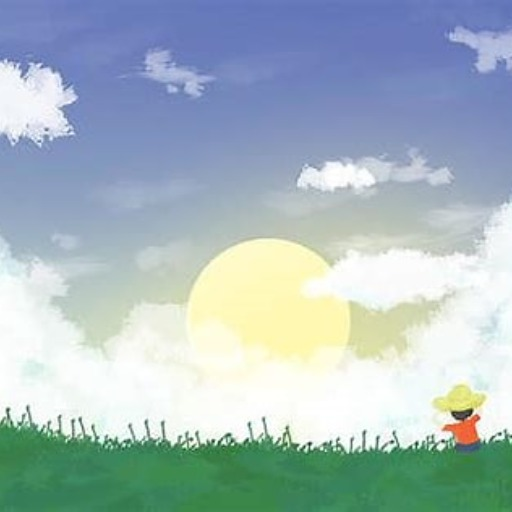
#> input picture project2/original_image-512x512.jpg, 512 x 512 px, found by its file name
$ python watermark.py
#> lines starting #> are read from the running program, lines starting #| are printed output that depends on the picture; after the words box and inside, x2 and y2 are one past the last pixel; in counts of white or black regions, pixels touching at a corner belong together
import numpy as np
import cv2
import matplotlib.pyplot as plt

# 水印嵌入
def embed_watermark(image_path, watermark_path, alpha=0.1):
    # 读取原始图片和水印
#> called with alpha = 0.1
    image = cv2.imread(image_path)
#> image is the input picture: shape (512, 512, 3); mean B, G, R 189.8, 184.5, 165.9
    watermark = cv2.imread(watermark_path, cv2.IMREAD_GRAYSCALE)
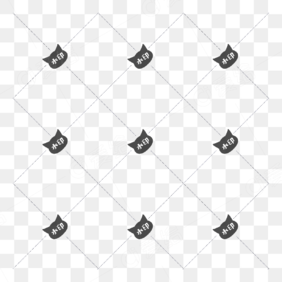
#> input picture project2/watermark.png, 282 x 282 px, found by its file name
#> watermark: shape (282, 282); min 67, max 255, mean 240.1

    # 确保水印大小和原图一样
    watermark = cv2.resize(watermark, (image.shape[1], image.shape[0]))
#> watermark: shape (512, 512)

    # 将水印转化为二值图像
    _, watermark = cv2.threshold(watermark, 128, 255, cv2.THRESH_BINARY)
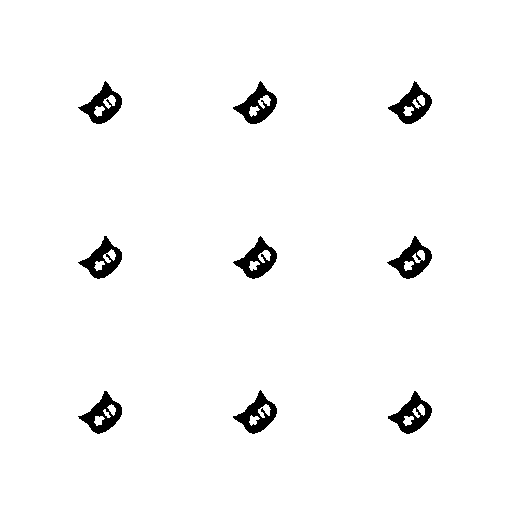
#> watermark: shape (512, 512); 97.2% white; 9 black regions, largest, box (x1, y1, x2, y2) and area: (387, 236, 432, 279) 807, (388, 391, 432, 434) 807, (233, 81, 277, 124) 806

    # 水印嵌入过程：将水印与原图合成
    watermark = watermark.astype(np.float32) / 255.0  # 转换为0-1之间
    image = image.astype(np.float32) / 255.0  # 转换为0-1之间

    watermarked_image = image + alpha * np.dstack([watermark] * 3)  # 对RGB通道分别添加水印
    watermarked_image = np.clip(watermarked_image, 0, 1) * 255  # 限制像素值在0-255之间
    return watermarked_image.astype(np.uint8)

# 水印提取
def extract_watermark(original_image_path, watermarked_image_path, alpha=0.1):
    # 读取原始图片和加水印的图片
#> called with watermarked_image_path = '/kaggle/working/watermarked_image.jpg', alpha = 0.1
    original_image = cv2.imread(original_image_path)
    watermarked_image = cv2.imread(watermarked_image_path)

    # 转换为浮动表示
    original_image = original_image.astype(np.float32) / 255.0
    watermarked_image = watermarked_image.astype(np.float32) / 255.0

    # 提取水印（通过求差异）
    extracted_watermark = (watermarked_image - original_image) / alpha
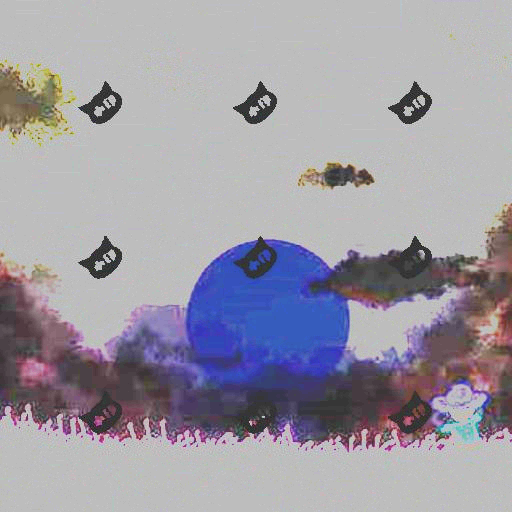
#> extracted_watermark: shape (512, 512, 3) float32; mean B, G, R 0.804, 0.728, 0.753; drawn with min black and max white
    extracted_watermark = np.clip(extracted_watermark, 0, 1) * 255
    return extracted_watermark.astype(np.uint8)

# 鲁棒性测试：图像变换
def apply_transformations(image):
    # 翻转（水平翻转）
    flipped_image = cv2.flip(image, 1)  # 水平翻转
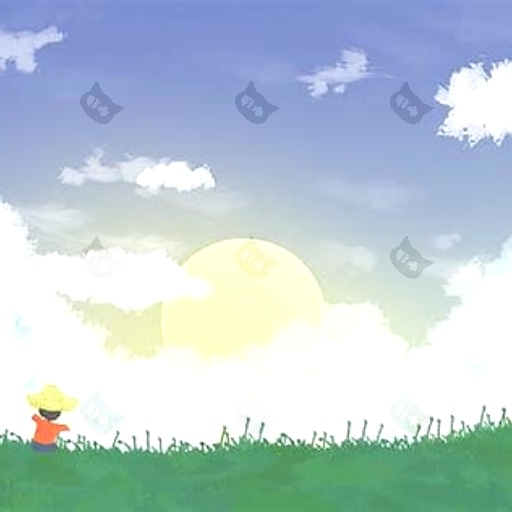
#> flipped_image: shape (512, 512, 3); mean B, G, R 210.3, 203.1, 185.1

    # 平移（向右下平移50像素）
    rows, cols = image.shape[:2]
#> rows = 512; cols = 512
    M = np.float32([[1, 0, 50], [0, 1, 50]])  # 平移矩阵
    translated_image = cv2.warpAffine(image, M, (cols, rows))
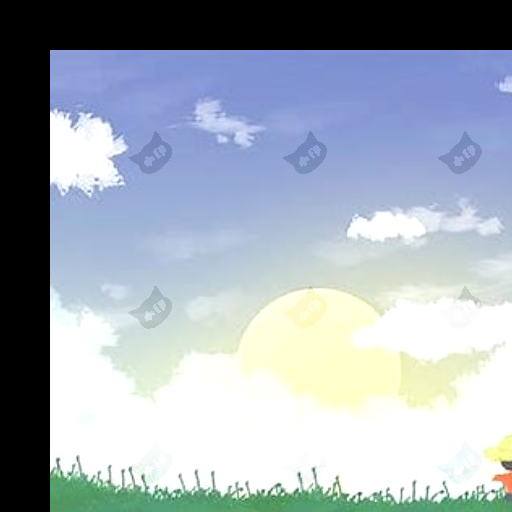
#> translated_image: shape (512, 512, 3); mean B, G, R 179.8, 169.3, 159.3

    # 截取（裁剪图像的中心区域）
    crop_image = image[50:450, 50:450]  # 假设裁剪中心区域
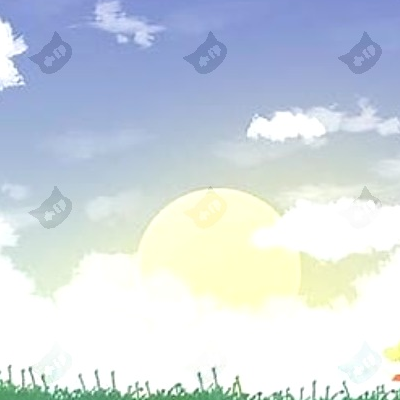
#> crop_image: shape (400, 400, 3); mean B, G, R 224.6, 216, 206.3

    # 调整对比度（增加对比度和亮度）
    alpha = 2.0  # 对比度倍数
    beta = 50    # 亮度偏移
    contrast_image = cv2.convertScaleAbs(image, alpha=alpha, beta=beta)

    return flipped_image, translated_image, crop_image, contrast_image

# 显示变换后的图像
def show_images(original, flipped, translated, cropped, contrast):
    plt.figure(figsize=(12, 8))

    plt.subplot(2, 3, 1)
    plt.imshow(cv2.cvtColor(original, cv2.COLOR_BGR2RGB))
    plt.title('Original Image')

    plt.subplot(2, 3, 2)
    plt.imshow(cv2.cvtColor(flipped, cv2.COLOR_BGR2RGB))
    plt.title('Flipped Image')

    plt.subplot(2, 3, 3)
    plt.imshow(cv2.cvtColor(translated, cv2.COLOR_BGR2RGB))
    plt.title('Translated Image')

    plt.subplot(2, 3, 4)
    plt.imshow(cv2.cvtColor(cropped, cv2.COLOR_BGR2RGB))
    plt.title('Cropped Image')

    plt.subplot(2, 3, 5)
    plt.imshow(cv2.cvtColor(contrast, cv2.COLOR_BGR2RGB))
    plt.title('Contrast Adjusted Image')

    plt.show()
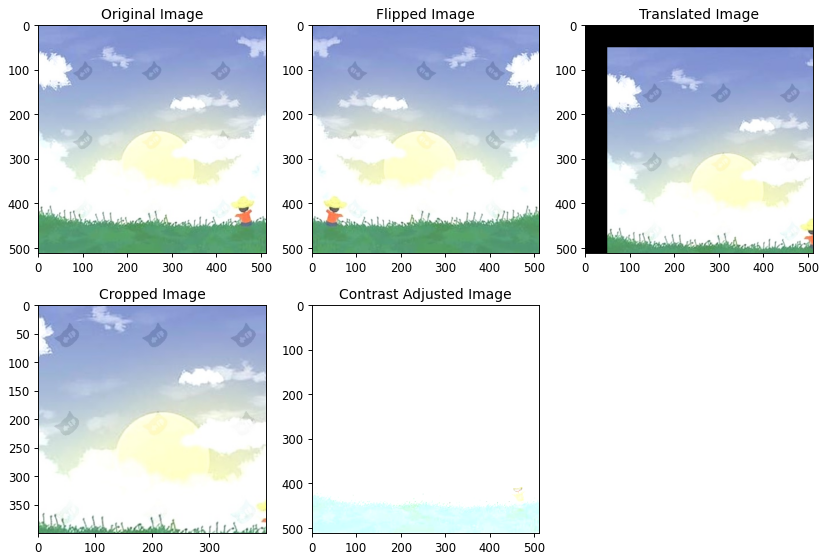
#> figure drawn by matplotlib, 5 panels

# 路径设置
image_path = '/kaggle/input/watermarkimage/original_image-512x512.jpg'
watermark_path = '/kaggle/input/watermarkimage/watermark.png'

# 嵌入水印
watermarked_image = embed_watermark(image_path, watermark_path)
cv2.imwrite('/kaggle/working/watermarked_image.jpg', watermarked_image)

# 提取水印
extracted_watermark = extract_watermark(image_path, '/kaggle/working/watermarked_image.jpg')
cv2.imwrite('/kaggle/working/extracted_watermark.jpg', extracted_watermark)

# 进行鲁棒性测试
test_image = cv2.imread('/kaggle/working/watermarked_image.jpg')

flipped_image, translated_image, cropped_image, contrast_image = apply_transformations(test_image)

# 显示结果
show_images(test_image, flipped_image, translated_image, cropped_image, contrast_image)

# 提取水印并显示对比
extracted_from_flipped = extract_watermark(image_path, '/kaggle/working/flipped_image.jpg')
#> (the run stopped early here; a loop or call above may not have finished)
